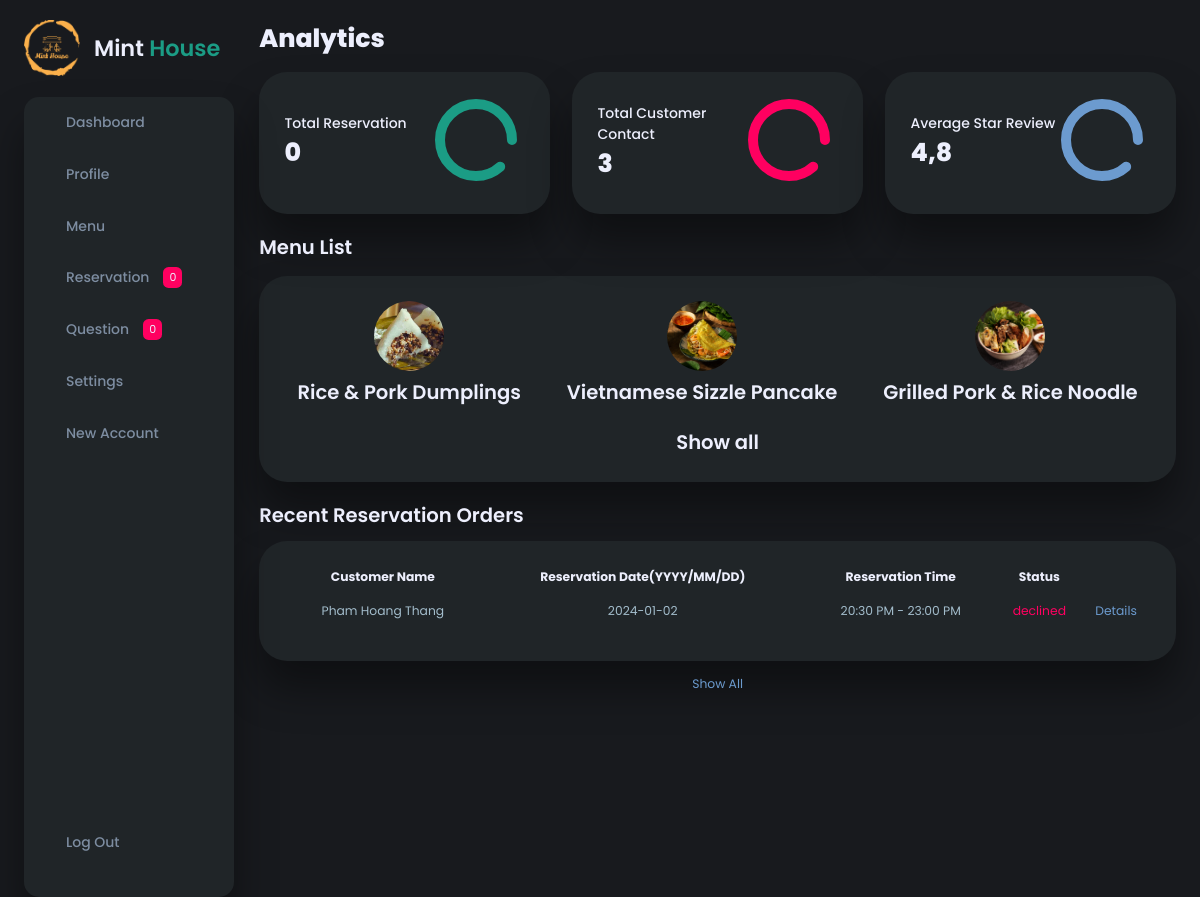
The app's page /admin/dashboard.php (signed in) with its own data.
### tables this page shows
CREATE TABLE `menu_item` (
  `ItemID` varchar(10) NOT NULL,
  `Name` varchar(100) NOT NULL,
  `Description` text NOT NULL,
  `Image` text DEFAULT NULL,
  `Price` double(10,2) NOT NULL,
  `Type` varchar(10) NOT NULL,
  `Trending` varchar(5) NOT NULL
);

CREATE TABLE `table_reservation_order` (
  `OrderID` int(11) NOT NULL,
  `FullName` varchar(100) NOT NULL,
  `Email` varchar(100) NOT NULL,
  `Phone` varchar(20) NOT NULL,
  `NumOfPeople` int(1) NOT NULL,
  `Date` varchar(10) NOT NULL,
  `Time` int(1) NOT NULL,
  `SpecialRequest` text DEFAULT NULL,
  `Status` varchar(10) NOT NULL
);

### admin/dashboard.php (called while the page is built, shortened)
<?php
include("part/header.php");
include("part/dashboard/analysis.php");
include("part/dashboard/menulist.php");
include("part/dashboard/recent-reservation.php");
?>

### admin/part/dashboard/menulist.php (the view, shortened to what this page needs)
<div class="menu">
    <h2>Menu List</h2>
    <div class="menu-list">
    <?php
        include("../php/config.php");
        $stmt = "Select * from menu_item order by ItemID asc limit 3";
        $result = mysqli_query($con, $stmt);
        $item_list = [];
        while ($row = mysqli_fetch_assoc($result)) {
            $item_list[] = $row;
        }
        foreach ($item_list as $item) {
            $id = $item['ItemID'];
        ?>
            <a href=<?php echo "editItem.php?ID=$id" ?> class="item" id="<?php echo $item['ItemID'] ?>">
                <img src="../images/Food/<?php echo $item['Image'] ?>" alt="">
                <h2><?php echo $item['Name'] ?></h2>
            </a>
        <?php } ?>
        <a href="../admin/menu.php" class="item">
            <h2>Show all</h2>
        </a>
    </div>
</div>

### admin/part/header.php (shortened to what this page needs)
<?php
include("../php/config.php");
?>
<!DOCTYPE html>
<html lang="en">
<head>
    <link rel="stylesheet" href="../admin/css/style.css">
</head>
<body>
    <div class="container">
        <aside>
            <div class="toggle">
                <div class="logo">
                    <img src="../images/Logo/Mint House Logo.png" alt="">
                    <h2>Mint <span class="success">House</span></h2>
                </div>
            </div>
            <div class="sidebar">
                <a href="dashboard.php">
                    <h3>Dashboard</h3>
                </a>
                <a href="profile.php">
                    <h3>Profile</h3>
                </a>
                <a href="../admin/menu.php">
                    <h3>Menu</h3>
                </a>
                <a href="reservation.php">
                    <h3>Reservation</h3>
                    <span class="message-count">
                        <?php
                        $stmt = "Select count(OrderID) as OrderNum from table_reservation_order where Status='pending'";
                        $result = mysqli_query($con, $stmt);
                        $number = mysqli_fetch_assoc($result);
                        echo $number['OrderNum'];
                        ?>
                    </span>
                </a>
                <a href="question.php">
                    <h3>Question</h3>
                    <span class="message-count">
                        <?php
                        $stmt = "Select count(QuestionID) as QuestionNum from customer_question where Status='pending'";
                        $result = mysqli_query($con, $stmt);
                        $number = mysqli_fetch_assoc($result);
                        echo $number['QuestionNum'];
                        ?>
                    </span>
                </a>
                <a href="settings.php">
                    <h3>Settings</h3>
                </a>
                <a href="newAccount.php">
                    <h3>New Account</h3>
                </a>
                <a href="../php/logout.php">
                    <h3>Log Out</h3>
                </a>
            </div>
        </aside>
        <main>

### admin/part/dashboard/analysis.php (shortened to what this page needs)
<h1>Analytics</h1>
<div class="analyse">
    <div class="sales">
        <div class="status">
            <div class="info">
                <h3>Total Reservation</h3>
                <h1>
                    <?php
                    $stmt = "Select count(OrderID) as OrderNum from table_reservation_order where Status='accepted'";
                    $result = mysqli_query($con, $stmt);
                    $number = mysqli_fetch_assoc($result);
                    echo $number['OrderNum'];
                    ?>
                </h1>
            </div>
            <div class="progress">
                <svg>
                    <circle cx="38" cy="38" r="36"></circle>
                </svg>
                <div class="percentage">
                </div>
            </div>
        </div>
    </div>
    <div class="visits">
        <div class="status">
            <div class="info">
                <h3>Total Customer Contact</h3>
                <h1>
                    <?php
                    $stmt = "Select count(QuestionID) as QuestionNum from customer_question";
                    $result = mysqli_query($con, $stmt);
                    $number = mysqli_fetch_assoc($result);
                    echo $number['QuestionNum'];
                    ?>
                </h1>
            </div>
            <div class="progress">
                <svg>
                    <circle cx="38" cy="38" r="36"></circle>
                </svg>
                <div class="percentage">
                </div>
            </div>
        </div>
    </div>
    <div class="searches">
        <div class="status">
            <div class="info">
                <h3>Average Star Review</h3>
                <h1>4,8</h1>
            </div>
            <div class="progress">
                <svg>
                    <circle cx="38" cy="38" r="36"></circle>
                </svg>
                <div class="percentage">
                </div>
            </div>
        </div>
    </div>
</div>

### admin/part/dashboard/recent-reservation.php (shortened to what this page needs)
<div class="recent-orders">
    <h2>Recent Reservation Orders</h2>
    <table>
        <thead>
            <tr>
                <th>Customer Name</th>
                <th>Reservation Date(YYYY/MM/DD)</th>
                <th>Reservation Time</th>
                <th>Status</th>
            </tr>
        </thead>
        <tbody>
            <?php
            include("../php/config.php");
            $result = mysqli_query($con, "Select * from table_reservation_order order by OrderID desc limit 3;");
            $item_list = [];
            while ($row = mysqli_fetch_assoc($result)) {
                $item_list[] = $row;
            }
            foreach ($item_list as $item) {
            ?>
                <tr>
                    <td><?php echo $item['FullName'] ?></td>
                    <td><?php echo $item['Date'] ?></td>
                    <td>
                        <?php
                        $time = $item['Time'];
                        switch ($time) {
                            case 5:
                                echo "20:30 PM - 23:00 PM";
                                break;
                        }
                        ?>
                    </td>
                    <?php
                    $status = $item['Status'];
                    $id = $item['OrderID'];
                    switch ($status) {
                        case 'declined':
                            echo "<td class='danger'>$status</td>";
                            break;
                    }
                    ?>
                    <td class="primary"><a href=<?php echo "view-reservation.php?ID=$id" ?>>Details</a></td>
                </tr>
            <?php } ?>
        </tbody>
    </table>
    <a href="reservation.php">Show All</a>
</div>

### admin/css/style.css (style rules this page uses)
:root { --color-primary: #6C9BCF; --color-danger: #FF0060; --color-success: #1B9C85; --color-warning: #F7D060; --color-white: #202528; --color-info-dark: #7d8da1; --color-dark: #edeffd; --color-light: rgba(0, 0, 0, 0.4); --color-dark-variant: #a3bdcc; --color-background: #181a1e; --card-border-radius: 2rem; --border-radius-1: 0.4rem; --border-radius-2: 1.2rem; --card-padding: 1.8rem; --padding-1: 1.2rem; --box-shadow: 0 2rem 3rem var(--color-light); --main-color: linear-gradient(45deg, #127c64, #08ea6ab9); }
* { margin: 0; padding: 0; outline: 0; appearance: 0; border: 0; text-decoration: none; box-sizing: border-box; }
html { font-size: 14px; }
body { width: 100vw; height: 100vh; font-family: 'Poppins', sans-serif; font-size: 0.88rem; item-select: none; overflow-x: hidden; color: var(--color-dark); background-color: var(--color-background); }
a { color: var(--color-dark); }
img { display: block; width: 100%; object-fit: cover; }
h1 { font-weight: 800; font-size: 1.8rem; }
h2 { font-weight: 600; font-size: 1.4rem; }
h3 { font-weight: 500; font-size: 1rem; }
.primary { color: var(--color-primary); }
.danger { color: var(--color-danger); }
.success { color: var(--color-success); }
.container { display: grid; width: 96%; margin: 0 auto; gap: 1.8rem; grid-template-columns: 15rem auto; }
aside { height: 100vh; }
aside .toggle { display: flex; align-items: center; justify-content: space-between; margin-top: 1.4rem; }
aside .toggle .logo { display: flex; align-items: center; gap: 1rem; }
aside .toggle .logo h2, aside .toggle .logo span { font-size: 1.6rem; }
aside .toggle .logo img { width: 4rem; height: 4rem; }
aside .sidebar { display: flex; flex-direction: column; background-color: var(--color-white); box-shadow: var(--box-shadow); border-radius: 15px; height: 100vh; position: relative; top: 1.5rem; transition: .5s; }
aside .sidebar a { display: flex; align-items: center; color: var(--color-info-dark); height: 3.7rem; gap: 1rem; position: relative; padding-left: 2rem; transition: .5s; }
aside .sidebar a:last-child { position: absolute; bottom: 2rem; width: 100%; }
aside .sidebar .message-count { background-color: var(--color-danger); padding: 2px 6px; color: var(--color-dark); font-size: 11px; border-radius: var(--border-radius-1); }
main { margin-top: 1.4rem; }
main .analyse { display: grid; grid-template-columns: repeat(3, 1fr); gap: 1.6rem; }
main .analyse>div { background-color: var(--color-white); padding: var(--card-padding); border-radius: var(--card-border-radius); margin-top: 1rem; box-shadow: var(--box-shadow); cursor: pointer; transition: .5s; }
main .analyse>div .status { display: flex; align-items: center; justify-content: space-between; }
main .analyse h3 { font-size: 1rem; }
main .analyse .progress { position: relative; width: 92px; height: 92px; border-radius: 50%; }
main .analyse svg { width: 7rem; height: 7rem; }
main .analyse .progress .percentage { position: absolute; top: -3px; left: -3px; display: flex; align-items: center; justify-content: center; height: 100%; width: 100%; font-size: 1.1rem; }
main .menu { margin-top: 1.3rem; }
main .menu .menu-list { background-color: var(--color-white); padding: var(--card-padding); border-radius: var(--card-border-radius); margin-top: 1rem; box-shadow: var(--box-shadow); display: flex; justify-content: space-around; flex-wrap: wrap; gap: 1.4rem; cursor: pointer; transition: .5s; }
main .menu .menu-list .item { display: flex; flex-direction: column; align-items: center; justify-content: center; }
main .menu .menu-list .item h2 { transition: .5s; }
main .menu .menu-list .item img { width: 5rem; height: 5rem; margin-bottom: .4rem; border-radius: 50%; }
main .recent-orders { margin-top: 1.3rem; }
main .recent-orders h2 { margin-bottom: .8rem; }
main .recent-orders table { background-color: var(--color-white); width: 100%; padding: var(--card-padding); text-align: center; box-shadow: var(--box-shadow); border-radius: var(--card-border-radius); transition: .5s; }
main table tbody tr td { height: 2.8rem; border-bottom: 1px solid var(--color-light); color: var(--color-dark-variant); }
main table tbody tr:last-child td { border: none; }
main .recent-orders a { text-align: center; display: block; margin: 1rem auto; color: var(--color-primary); }

### records on screen
menu_item: Image (picture), Name "Rice & Pork Dumplings"
menu_item: Image (picture), Name "Vietnamese Sizzle Pancake"
menu_item: Image (picture), Name "Grilled Pork & Rice Noodle"
table_reservation_order: FullName "Pham Hoang Thang", Date "2024-01-02", Time "20:30 PM - 23:00 PM", Status "declined"

### other values on screen
$number['OrderNum'] "0"
$number['QuestionNum'] "0"
$number['QuestionNum'] "3"
